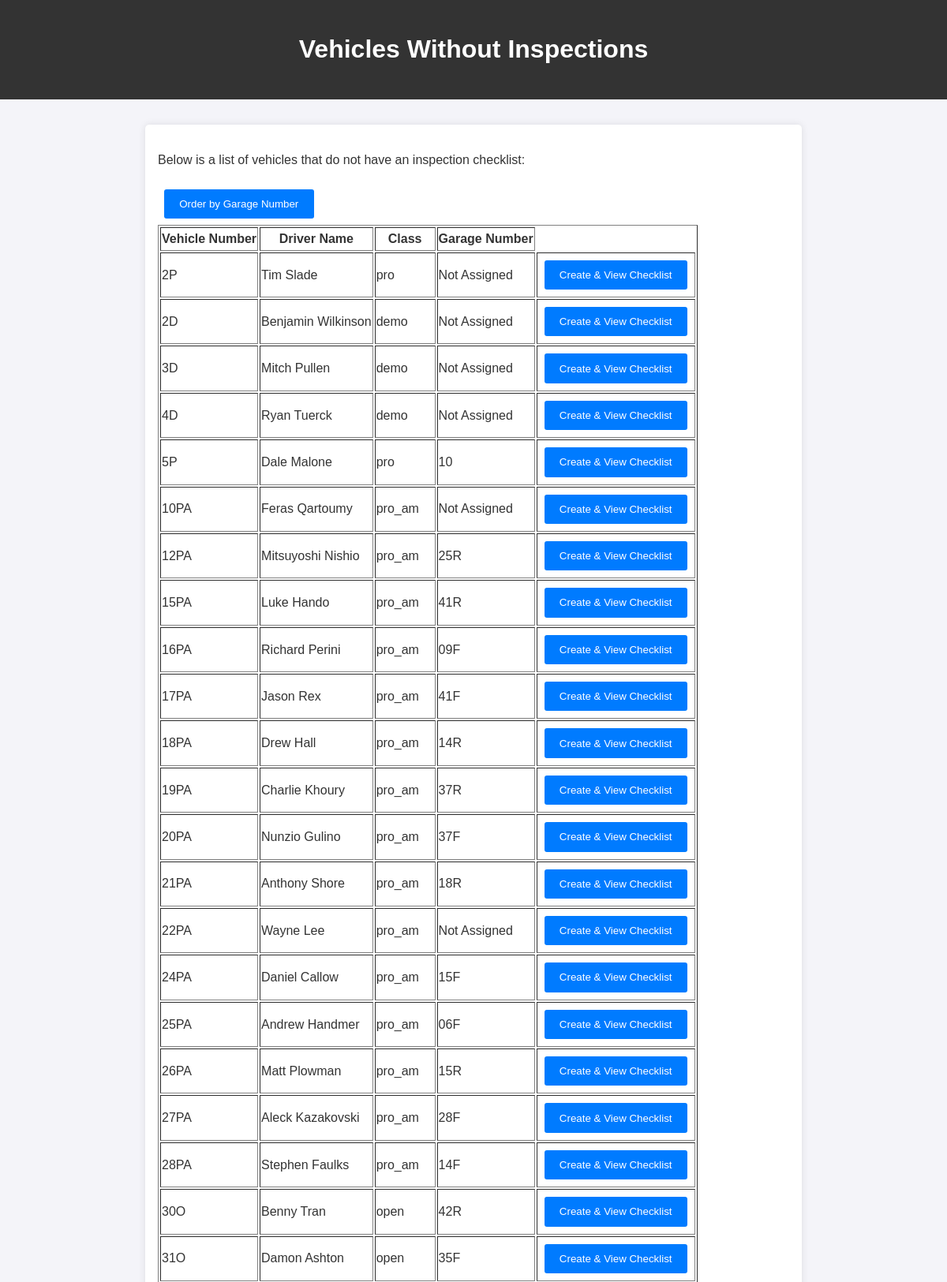
The app's page /not_presented (upper part) with its own data.
### models.py (models this page shows)
class Entry(db.Model):
    __tablename__ = 'entries'
    id = db.Column(db.Integer, primary_key=True)  # Unique ID for each entry
    vehicle_number = db.Column(db.String(5), nullable=False)
    vehicle_make = db.Column(db.String(255), nullable=False)
    vehicle_model = db.Column(db.String(255), nullable=False)
    vehicle_type = db.Column(db.String(2), nullable=False, default='W')
    garage_number = db.Column(db.String(255), nullable=True)
    log_book_number = db.Column(db.String(255), nullable=True)
    licence_number = db.Column(db.String(255), nullable=False, default='000000')
    driver_name = db.Column(db.String(255), nullable=False)
    team_name = db.Column(db.String(255), nullable=True)
    class_type = db.Column(db.String(255), nullable=True)  # Renamed from 'class'
    Inspection_report = db.Column(db.Boolean, nullable=False, default=False)
    approved_to_start = db.Column(db.Boolean, nullable=False, default=False)
    failed_items = db.Column(db.Boolean, nullable=False, default=False)
    inspection_checklist = db.relationship('InspectionChecklist', backref='entry', lazy=True)

### app.py (the view)
@app.route('/not_presented')
def not_presented():
    order_by = request.args.get('order_by', 'vehicle_number')
    if order_by == 'garage_number':
        order_column = func.cast(
            func.substr(
                Entry.garage_number,
                1,
                func.instr(Entry.garage_number + 'A', 'A') - 1
            ),
            Integer
        )
    else:
        order_column = func.cast(
            func.substr(
                Entry.vehicle_number,
                1,
                func.instr(Entry.vehicle_number + 'A', 'A') - 1
            ),
            Integer
        )
    vehicles = db.session.query(
        Entry.id,
        Entry.vehicle_number,
        Entry.driver_name,
        Entry.class_type,
        Entry.garage_number
    ).outerjoin(InspectionChecklist, Entry.id == InspectionChecklist.entry_id) \
     .filter(InspectionChecklist.id == None) \
     .order_by(order_column).all()
    return render_template('not_presented.html', vehicles=vehicles, order_by=order_by)

### app.py (called while the page is built)
@app.before_request
def enable_foreign_keys():
    if 'sqlite' in SQLALCHEMY_DATABASE_URI:
        with db.engine.connect() as connection:
            connection.execute(text("PRAGMA foreign_keys=ON"))

### templates/not_presented.html (shortened to what this page needs)
<!DOCTYPE html>
<html lang="en">
<head>
  <link rel="stylesheet" href="{{ url_for('static', filename='styles.css') }}">
</head>
<body>
  <header>
    <h1>Vehicles Without Inspections</h1>
  </header>
  <section>
    <p>Below is a list of vehicles that do not have an inspection checklist:</p>
    <button onclick="window.location.href='?order_by={{ 'garage_number' if order_by == 'vehicle_number' else 'vehicle_number' }}'">
      Order by {{ 'Garage Number' if order_by == 'vehicle_number' else 'Vehicle Number' }}
    </button>
    <table border="1">
      <thead>
        <tr>
          <th>Vehicle Number</th>
          <th>Driver Name</th>
          <th>Class</th>
          <th>Garage Number</th>
        </tr>
      </thead>
      <tbody>
        {% for vehicle in vehicles %}
        <tr>
          <td>{{ vehicle.vehicle_number }}</td>
          <td>{{ vehicle.driver_name }}</td>
          <td>{{ vehicle.class_type }}</td>
          <td>{{ vehicle.garage_number or "Not Assigned" }}</td>
          <td>
            <form action="/view_checklist" method="POST" style="display:inline;">
              <button type="submit">Create & View Checklist</button>
            </form>
          </td>
        </tr>
        {% endfor %}
      </tbody>
    </table>
  </section>
</body>
</html>

### static/styles.css (style rules this page uses)
body { font-family: Arial, sans-serif; line-height: 1.6; margin: 0; padding: 0; background-color: #f4f4f9; color: #333; }
header { background: #333; color: #fff; padding: 1rem 0; text-align: center; }
section { margin: 2rem auto; padding: 1rem; max-width: 800px; background: #fff; box-shadow: 0 0 10px rgba(0, 0, 0, 0.1); border-radius: 5px; }
button { margin: 0.5rem; padding: 0.7rem 1.2rem; background: #007BFF; border: none; color: white; border-radius: 3px; cursor: pointer; }

### records on screen
Entry: vehicle_number "2P", driver_name "Tim Slade", class_type "pro", garage_number "Not Assigned"
Entry: vehicle_number "2D", driver_name "Benjamin Wilkinson", class_type "demo", garage_number "Not Assigned"
Entry: vehicle_number "3D", driver_name "Mitch Pullen", class_type "demo", garage_number "Not Assigned"
Entry: vehicle_number "4D", driver_name "Ryan Tuerck", class_type "demo", garage_number "Not Assigned"
Entry: vehicle_number "5P", driver_name "Dale Malone", class_type "pro", garage_number "10"
Entry: vehicle_number "10PA", driver_name "Feras Qartoumy", class_type "pro_am", garage_number "Not Assigned"
Entry: vehicle_number "12PA", driver_name "Mitsuyoshi Nishio", class_type "pro_am", garage_number "25R"
Entry: vehicle_number "15PA", driver_name "Luke Hando", class_type "pro_am", garage_number "41R"
Entry: vehicle_number "16PA", driver_name "Richard Perini", class_type "pro_am", garage_number "09F"
Entry: vehicle_number "17PA", driver_name "Jason Rex", class_type "pro_am", garage_number "41F"
Entry: vehicle_number "18PA", driver_name "Drew Hall", class_type "pro_am", garage_number "14R"
Entry: vehicle_number "19PA", driver_name "Charlie Khoury", class_type "pro_am", garage_number "37R"
Entry: vehicle_number "20PA", driver_name "Nunzio Gulino", class_type "pro_am", garage_number "37F"
Entry: vehicle_number "21PA", driver_name "Anthony Shore", class_type "pro_am", garage_number "18R"
Entry: vehicle_number "22PA", driver_name "Wayne Lee", class_type "pro_am", garage_number "Not Assigned"
Entry: vehicle_number "24PA", driver_name "Daniel Callow", class_type "pro_am", garage_number "15F"
Entry: vehicle_number "25PA", driver_name "Andrew Handmer", class_type "pro_am", garage_number "06F"
Entry: vehicle_number "26PA", driver_name "Matt Plowman", class_type "pro_am", garage_number "15R"
Entry: vehicle_number "27PA", driver_name "Aleck Kazakovski", class_type "pro_am", garage_number "28F"
Entry: vehicle_number "28PA", driver_name "Stephen Faulks", class_type "pro_am", garage_number "14F"
Entry: vehicle_number "30O", driver_name "Benny Tran", class_type "open", garage_number "42R"
Entry: vehicle_number "31O", driver_name "Damon Ashton", class_type "open", garage_number "35F"

### other values on screen
{{ 'Garage Number' if order_by == 'vehicle_number' else 'Vehicle Number' }} "Garage Number"
